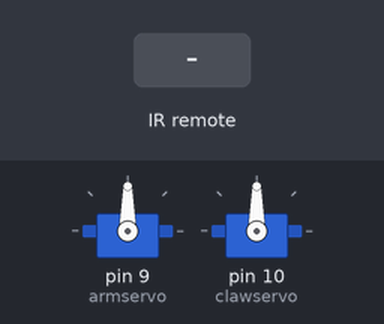
Bench run of a sketch on a simulated Arduino Uno, built with avr-gcc and run on an emulated ATmega328P. Parts: 2 × servo. The inputs (shaded band) are chosen by the test bench.

Above: at 1.2 s.
1.3 s: infrared code 0xFF6897 received
At 1.7 s:
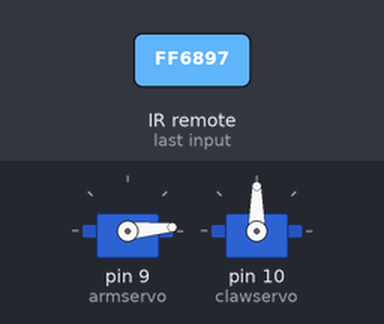
2.8 s: infrared code 0xFFC23D received
At 4.0 s:
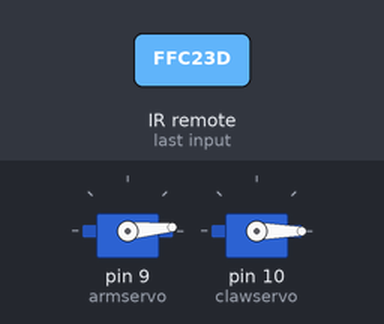
4.3 s: infrared code 0xFFB04F received
At 5.4 s:
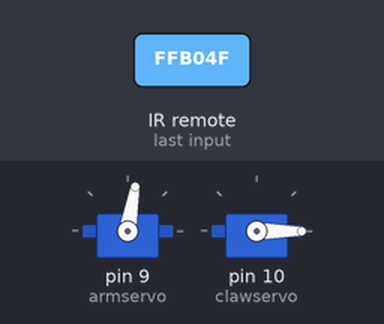
Timing chart, 0 to 7.3 s (numbered marks = the images above; inputs shaded):
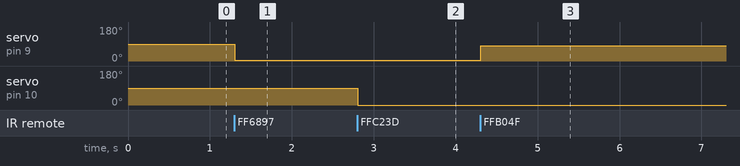

Measured:
- after the input at 1.3 s, servo on pin 9 (armservo): 90° → 5° at once
- after the input at 2.8 s, servo on pin 10 (clawservo): 90° → 0° at once
- after the input at 4.3 s, servo on pin 9 (armservo): 5° → 80° at once

The sketch:

remote-test-3.ino
```cpp
#include <IRremote.h>
#include <Servo.h>
int IRpin = 2;  // pin for the IR sensor
IRrecv irrecv(IRpin);
decode_results results;
Servo armservo;
Servo clawservo;

void setup(){
 Serial.begin(9600);
 irrecv.enableIRIn(); // Start the receiver
 armservo.attach(9); //Servo assigned to control the arm height
 clawservo.attach(10);// Servo assigned to control the claw
}
void loop()
{
 if (irrecv.decode(&results))
   {
     irrecv.resume();   // Receive the next value
   }
  if (results.value == 16738455)  // Arm control down
    {
      armservo.write(5);
      delay(100);
    }
    if (results.value == 16756815)  // Arm control up
    {
      armservo.write(80);
    delay(100);
    }
     if (results.value == 16720605)  // Claw open
    {
      clawservo.write(90);
    delay(100);
    }
     if (results.value == 16761405)  // Claw close
    {
      clawservo.write(0);
    delay(100);
    }

}
```
